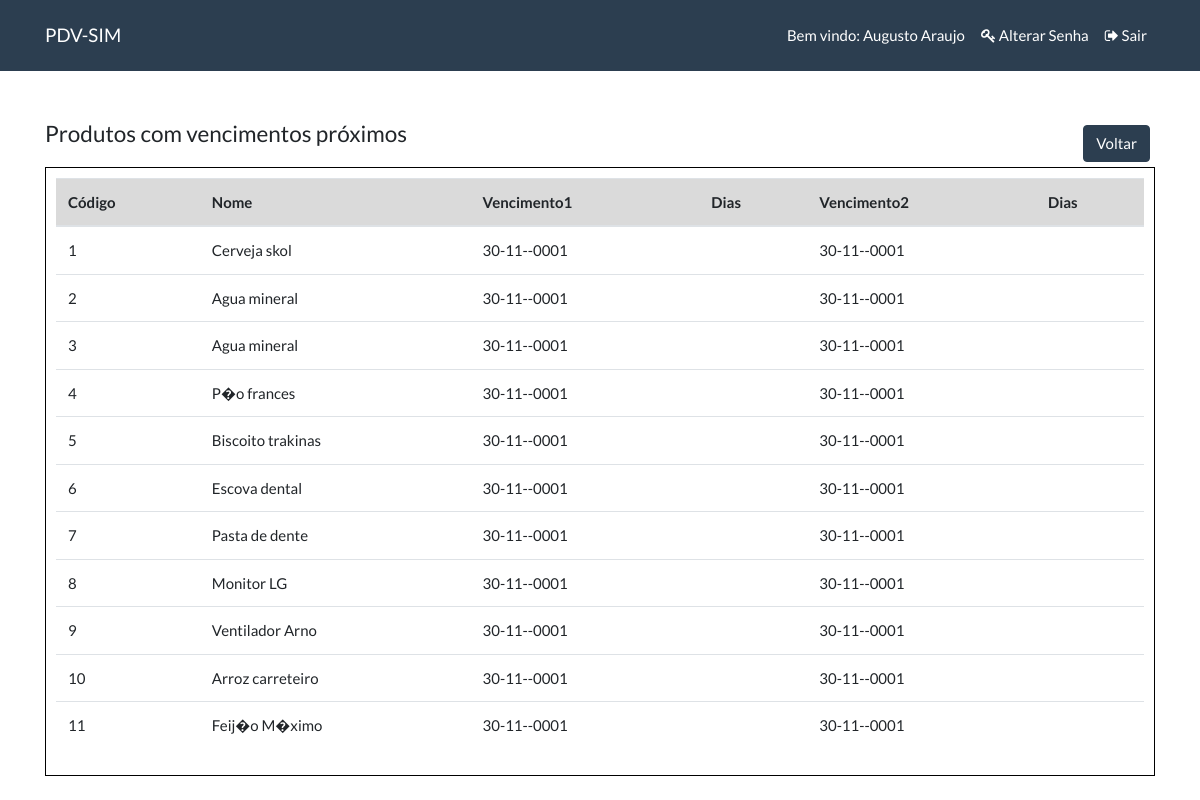
The page /vencimentos.php (signed in) on the database its author committed.
### tables this page shows
CREATE TABLE IF NOT EXISTS `produtos` (
  `idProduto` int(255) NOT NULL PRIMARY KEY AUTO_INCREMENT,
  `codigo` varchar(255),  
  `nome` varchar(100) NOT NULL,
  `descricao` varchar(100) NOT NULL,
  `unidade` int(255),
  `precocompra` decimal(10,2) NOT NULL,
  `precovenda` decimal(10,2) NOT NULL,
  `estoqueminimo` decimal(10,2) NOT NULL,
  `estoqueatual` decimal(10,2) NOT NULL,
  `codigobarra` varchar(255),
  `vencimento1` date,
  `vencimento2` date,  
  `datacad` date NOT NULL,
  `usuariocad` varchar(100) NOT NULL,
  `status` int(2) NOT NULL
);

### vencimentos.php (the view)
<?php include('topo.php');
$hoje = date('Y-m-d');
$sql = mysqli_query($conexao,"SELECT produtos.idProduto,codigo,nome,vencimento1,vencimento2,
DATEDIFF(vencimento1,'$hoje') AS ven1,
DATEDIFF(vencimento2,'$hoje') AS ven2
FROM produtos") or die (mysqli_error($conexao));
echo'
    <div class="container">
        <div class="row">
            <div class="col-lg-6">
                <h4>Produtos com vencimentos próximos</h4>
            </div>
            <div class="col-lg-6" align="right">
                <a href="index.php" class="btn btn-primary" style="margin:5px">Voltar</a>
            </div>
        </div>
        <div class="page-header" id="banner" style="border: 1px solid black; padding: 10px;">
            <table class="table table-hover">
                <thead>
                    <tr class="table-active">
                        <th scope="col">Código</th>
                        <th scope="col">Nome</th>
                        <th scope="col">Vencimento1</th>
                        <th>Dias</th>
                        <th scope="col">Vencimento2</th>
                        <th>Dias</th>
                    </tr>
                </thead>
                <tbody>';
                while($dados = mysqli_fetch_array($sql)){echo'
                    <tr>
                        <td>'.$dados['idProduto'].'</td>
                        <td>'.$dados['nome'].'</td>
                        <td>';if($dados['vencimento1'] != 0000-00-00){echo date('d-m-Y',strtotime($dados['vencimento1']));}echo'</td>
                        <td>'.$dados['ven1'].'</td>
                        <td>';if($dados['vencimento2'] != 0000-00-00){echo date('d-m-Y',strtotime($dados['vencimento2']));}echo'</td>
                        <td>'.$dados['ven2'].'</td>
                    </tr>';}
                    echo'
                </tbody>
            </table>
        </div>
    </div>';
include('rodape.php');?>

### rows shown on the page
produtos: idProduto "1", nome "Cerveja skol", vencimento1 "30-11--0001", vencimento2 "30-11--0001"
produtos: idProduto "2", nome "Agua mineral", vencimento1 "30-11--0001", vencimento2 "30-11--0001"
produtos: idProduto "3", nome "Agua mineral", vencimento1 "30-11--0001", vencimento2 "30-11--0001"
produtos: idProduto "4", nome "P�o frances", vencimento1 "30-11--0001", vencimento2 "30-11--0001"
produtos: idProduto "5", nome "Biscoito trakinas", vencimento1 "30-11--0001", vencimento2 "30-11--0001"
produtos: idProduto "6", nome "Escova dental", vencimento1 "30-11--0001", vencimento2 "30-11--0001"
produtos: idProduto "7", nome "Pasta de dente", vencimento1 "30-11--0001", vencimento2 "30-11--0001"
produtos: idProduto "8", nome "Monitor LG", vencimento1 "30-11--0001", vencimento2 "30-11--0001"
produtos: idProduto "9", nome "Ventilador Arno", vencimento1 "30-11--0001", vencimento2 "30-11--0001"
produtos: idProduto "10", nome "Arroz carreteiro", vencimento1 "30-11--0001", vencimento2 "30-11--0001"
produtos: idProduto "11", nome "Feij�o M�ximo", vencimento1 "30-11--0001", vencimento2 "30-11--0001"

### other values the page prints
$_SESSION['nomeuser'] "Augusto Araujo"
